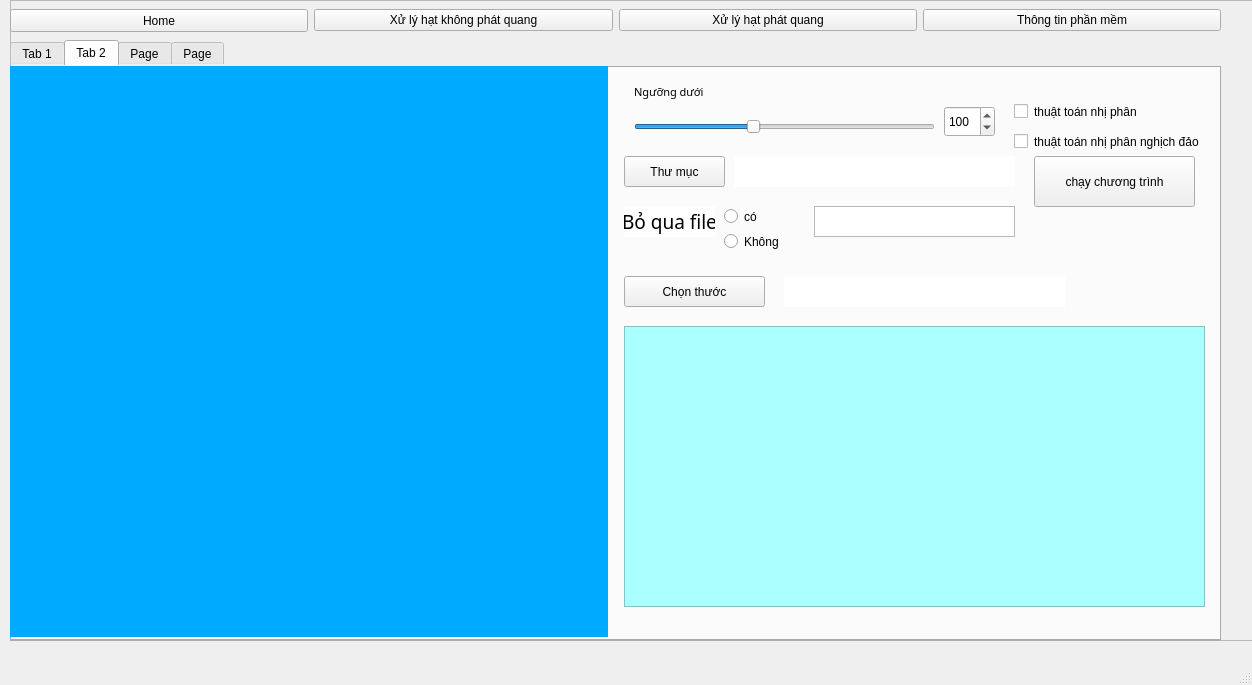
<?xml version="1.0" encoding="UTF-8"?>
<ui version="4.0">
 <class>MainWindow</class>
 <widget class="QMainWindow" name="MainWindow">
  <property name="geometry">
   <rect>
    <x>0</x>
    <y>0</y>
    <width>1252</width>
    <height>685</height>
   </rect>
  </property>
  <property name="maximumSize">
   <size>
    <width>2100</width>
    <height>800</height>
   </size>
  </property>
  <property name="windowTitle">
   <string>MainWindow</string>
  </property>
  <widget class="QWidget" name="centralwidget">
   <property name="maximumSize">
    <size>
     <width>2100</width>
     <height>800</height>
    </size>
   </property>
   <property name="styleSheet">
    <string notr="true">
border-color: rgb(0, 0, 0);
font: 75 8pt &quot;Myanmar Text&quot;;</string>
   </property>
   <widget class="QFrame" name="frame">
    <property name="geometry">
     <rect>
      <x>10</x>
      <y>0</y>
      <width>1261</width>
      <height>641</height>
     </rect>
    </property>
    <property name="maximumSize">
     <size>
      <width>2100</width>
      <height>800</height>
     </size>
    </property>
    <property name="frameShape">
     <enum>QFrame::StyledPanel</enum>
    </property>
    <property name="frameShadow">
     <enum>QFrame::Raised</enum>
    </property>
    <widget class="QWidget" name="horizontalLayoutWidget">
     <property name="geometry">
      <rect>
       <x>0</x>
       <y>0</y>
       <width>1211</width>
       <height>41</height>
      </rect>
     </property>
     <layout class="QHBoxLayout" name="horizontalLayout">
      <item>
       <widget class="QPushButton" name="btn1">
        <property name="minimumSize">
         <size>
          <width>0</width>
          <height>23</height>
         </size>
        </property>
        <property name="text">
         <string>Home</string>
        </property>
        <property name="icon">
         <iconset>
          <normaloff>png/house.png</normaloff>png/house.png</iconset>
        </property>
        <attribute name="buttonGroup">
         <string notr="true">buttonGroup</string>
        </attribute>
       </widget>
      </item>
      <item>
       <widget class="QPushButton" name="btn2">
        <property name="text">
         <string>Xử lý hạt không phát quang</string>
        </property>
        <property name="icon">
         <iconset>
          <normaloff>png/work-process.png</normaloff>png/work-process.png</iconset>
        </property>
        <attribute name="buttonGroup">
         <string notr="true">buttonGroup</string>
        </attribute>
       </widget>
      </item>
      <item>
       <widget class="QPushButton" name="btn3">
        <property name="text">
         <string>Xử lý hạt phát quang</string>
        </property>
        <property name="icon">
         <iconset>
          <normaloff>png/steps.png</normaloff>png/steps.png</iconset>
        </property>
        <attribute name="buttonGroup">
         <string notr="true">buttonGroup</string>
        </attribute>
       </widget>
      </item>
      <item>
       <widget class="QPushButton" name="btn4">
        <property name="text">
         <string>Thông tin phần mềm</string>
        </property>
        <property name="icon">
         <iconset>
          <normaloff>png/man-avatar.png</normaloff>png/man-avatar.png</iconset>
        </property>
        <attribute name="buttonGroup">
         <string notr="true">buttonGroup</string>
        </attribute>
       </widget>
      </item>
     </layout>
    </widget>
    <widget class="QTabWidget" name="tabWidget">
     <property name="geometry">
      <rect>
       <x>0</x>
       <y>40</y>
       <width>1211</width>
       <height>601</height>
      </rect>
     </property>
     <property name="currentIndex">
      <number>1</number>
     </property>
     <property name="tabBarAutoHide">
      <bool>true</bool>
     </property>
     <widget class="QWidget" name="tab">
      <attribute name="title">
       <string>Tab 1</string>
      </attribute>
      <widget class="QWidget" name="horizontalLayoutWidget_2">
       <property name="geometry">
        <rect>
         <x>0</x>
         <y>0</y>
         <width>1261</width>
         <height>571</height>
        </rect>
       </property>
       <layout class="QHBoxLayout" name="horizontalLayout_2">
        <item>
         <layout class="QVBoxLayout" name="verticalLayout_3">
          <item>
           <layout class="QHBoxLayout" name="horizontalLayout_3">
            <item>
             <layout class="QVBoxLayout" name="verticalLayout_8">
              <item>
               <widget class="QLabel" name="label_img1">
                <property name="maximumSize">
                 <size>
                  <width>16777215</width>
                  <height>25</height>
                 </size>
                </property>
                <property name="styleSheet">
                 <string notr="true">background-color: rgb(255, 255, 255)</string>
                </property>
                <property name="text">
                 <string>Ảnh gốc</string>
                </property>
                <property name="alignment">
                 <set>Qt::AlignCenter</set>
                </property>
               </widget>
              </item>
              <item>
               <widget class="QLabel" name="img1">
                <property name="styleSheet">
                 <string notr="true">background-color: rgb(85, 170, 255)</string>
                </property>
                <property name="text">
                 <string>TextLabel</string>
                </property>
               </widget>
              </item>
             </layout>
            </item>
            <item>
             <layout class="QVBoxLayout" name="verticalLayout_6">
              <item>
               <widget class="QLabel" name="label_img2">
                <property name="maximumSize">
                 <size>
                  <width>16777215</width>
                  <height>25</height>
                 </size>
                </property>
                <property name="styleSheet">
                 <string notr="true">background-color: rgb(255, 255, 255)</string>
                </property>
                <property name="text">
                 <string>Ảnh xám</string>
                </property>
                <property name="alignment">
                 <set>Qt::AlignCenter</set>
                </property>
               </widget>
              </item>
              <item>
               <widget class="QLabel" name="img2">
                <property name="styleSheet">
                 <string notr="true">background-color: rgb(85, 170, 255)</string>
                </property>
                <property name="text">
                 <string>TextLabel</string>
                </property>
               </widget>
              </item>
             </layout>
            </item>
           </layout>
          </item>
          <item>
           <layout class="QHBoxLayout" name="horizontalLayout_4">
            <item>
             <layout class="QVBoxLayout" name="verticalLayout_10">
              <item>
               <widget class="QLabel" name="label_img3">
                <property name="maximumSize">
                 <size>
                  <width>16777215</width>
                  <height>25</height>
                 </size>
                </property>
                <property name="styleSheet">
                 <string notr="true">background-color: rgb(255, 255, 255)</string>
                </property>
                <property name="text">
                 <string>Ảnh tách ngưỡng</string>
                </property>
                <property name="alignment">
                 <set>Qt::AlignCenter</set>
                </property>
               </widget>
              </item>
              <item>
               <widget class="QLabel" name="img3">
                <property name="styleSheet">
                 <string notr="true">background-color: rgb(85, 170, 255)</string>
                </property>
                <property name="text">
                 <string>TextLabel</string>
                </property>
               </widget>
              </item>
             </layout>
            </item>
            <item>
             <layout class="QVBoxLayout" name="verticalLayout_9">
              <item>
               <widget class="QLabel" name="label_img4">
                <property name="maximumSize">
                 <size>
                  <width>16777215</width>
                  <height>25</height>
                 </size>
                </property>
                <property name="styleSheet">
                 <string notr="true">background-color: rgb(255, 255, 255)</string>
                </property>
                <property name="text">
                 <string>Vẽ đường bao</string>
                </property>
                <property name="alignment">
                 <set>Qt::AlignCenter</set>
                </property>
               </widget>
              </item>
              <item>
               <widget class="QLabel" name="img4">
                <property name="styleSheet">
                 <string notr="true">background-color: rgb(85, 170, 255)</string>
                </property>
                <property name="text">
                 <string>TextLabel</string>
                </property>
               </widget>
              </item>
             </layout>
            </item>
           </layout>
          </item>
         </layout>
        </item>
        <item>
         <layout class="QVBoxLayout" name="verticalLayout_2">
          <item>
           <widget class="QWidget" name="widget" native="true">
            <widget class="QSlider" name="thresh1">
             <property name="geometry">
              <rect>
               <x>50</x>
               <y>30</y>
               <width>301</width>
               <height>21</height>
              </rect>
             </property>
             <property name="maximum">
              <number>255</number>
             </property>
             <property name="value">
              <number>100</number>
             </property>
             <property name="orientation">
              <enum>Qt::Horizontal</enum>
             </property>
            </widget>
            <widget class="QLabel" name="label">
             <property name="geometry">
              <rect>
               <x>50</x>
               <y>0</y>
               <width>101</width>
               <height>31</height>
              </rect>
             </property>
             <property name="font">
              <font>
               <family>Myanmar Text</family>
               <pointsize>8</pointsize>
               <weight>9</weight>
               <italic>false</italic>
               <bold>false</bold>
              </font>
             </property>
             <property name="text">
              <string>Ngưỡng dưới</string>
             </property>
            </widget>
            <widget class="QPushButton" name="histogram">
             <property name="geometry">
              <rect>
               <x>200</x>
               <y>450</y>
               <width>151</width>
               <height>51</height>
              </rect>
             </property>
             <property name="font">
              <font>
               <family>Myanmar Text</family>
               <pointsize>8</pointsize>
               <weight>9</weight>
               <italic>false</italic>
               <bold>false</bold>
              </font>
             </property>
             <property name="text">
              <string>Xem phân bố sáng</string>
             </property>
            </widget>
            <widget class="QWidget" name="img_hist" native="true">
             <property name="geometry">
              <rect>
               <x>10</x>
               <y>150</y>
               <width>561</width>
               <height>261</height>
              </rect>
             </property>
             <layout class="QHBoxLayout" name="horizontalLayout_5">
              <item>
               <layout class="QVBoxLayout" name="verticalLayout"/>
              </item>
             </layout>
            </widget>
            <widget class="QSpinBox" name="thresh1_data">
             <property name="geometry">
              <rect>
               <x>390</x>
               <y>20</y>
               <width>81</width>
               <height>31</height>
              </rect>
             </property>
             <property name="maximum">
              <number>255</number>
             </property>
            </widget>
            <widget class="QPushButton" name="img_file">
             <property name="geometry">
              <rect>
               <x>490</x>
               <y>20</y>
               <width>75</width>
               <height>31</height>
              </rect>
             </property>
             <property name="text">
              <string>Ảnh</string>
             </property>
            </widget>
            <widget class="QCheckBox" name="check1">
             <property name="geometry">
              <rect>
               <x>50</x>
               <y>60</y>
               <width>131</width>
               <height>31</height>
              </rect>
             </property>
             <property name="text">
              <string>thuật toán nhị phân</string>
             </property>
            </widget>
            <widget class="QCheckBox" name="check2">
             <property name="geometry">
              <rect>
               <x>200</x>
               <y>60</y>
               <width>191</width>
               <height>31</height>
              </rect>
             </property>
             <property name="text">
              <string>thuật toán nhị phân nghịch đảo</string>
             </property>
            </widget>
           </widget>
          </item>
         </layout>
        </item>
       </layout>
      </widget>
     </widget>
     <widget class="QWidget" name="tab_2">
      <attribute name="title">
       <string>Tab 2</string>
      </attribute>
      <widget class="QWidget" name="horizontalLayoutWidget_3">
       <property name="geometry">
        <rect>
         <x>0</x>
         <y>0</y>
         <width>1201</width>
         <height>571</height>
        </rect>
       </property>
       <layout class="QHBoxLayout" name="horizontalLayout_6">
        <item>
         <layout class="QVBoxLayout" name="verticalLayout_5">
          <item>
           <widget class="QWidget" name="plot_data" native="true">
            <property name="styleSheet">
             <string notr="true">background-color: rgb(0, 170, 255);</string>
            </property>
            <widget class="QWidget" name="verticalLayoutWidget_2">
             <property name="geometry">
              <rect>
               <x>-1</x>
               <y>-1</y>
               <width>591</width>
               <height>571</height>
              </rect>
             </property>
             <layout class="QVBoxLayout" name="verticalLayout_7"/>
            </widget>
           </widget>
          </item>
         </layout>
        </item>
        <item>
         <layout class="QVBoxLayout" name="verticalLayout_4">
          <item>
           <widget class="QWidget" name="widget_2" native="true">
            <widget class="QTableWidget" name="data_frame_2">
             <property name="geometry">
              <rect>
               <x>10</x>
               <y>260</y>
               <width>581</width>
               <height>281</height>
              </rect>
             </property>
             <property name="styleSheet">
              <string notr="true">background-color:rgb(170, 255, 255)</string>
             </property>
            </widget>
            <widget class="QLabel" name="label_2">
             <property name="geometry">
              <rect>
               <x>20</x>
               <y>10</y>
               <width>101</width>
               <height>31</height>
              </rect>
             </property>
             <property name="font">
              <font>
               <family>Myanmar Text</family>
               <pointsize>8</pointsize>
               <weight>9</weight>
               <italic>false</italic>
               <bold>false</bold>
              </font>
             </property>
             <property name="text">
              <string>Ngưỡng dưới</string>
             </property>
            </widget>
            <widget class="QSlider" name="thresh1_2">
             <property name="geometry">
              <rect>
               <x>20</x>
               <y>50</y>
               <width>301</width>
               <height>21</height>
              </rect>
             </property>
             <property name="maximum">
              <number>255</number>
             </property>
             <property name="value">
              <number>100</number>
             </property>
             <property name="orientation">
              <enum>Qt::Horizontal</enum>
             </property>
            </widget>
            <widget class="QSpinBox" name="thresh1_data_2">
             <property name="geometry">
              <rect>
               <x>330</x>
               <y>40</y>
               <width>51</width>
               <height>31</height>
              </rect>
             </property>
             <property name="maximum">
              <number>255</number>
             </property>
             <property name="value">
              <number>100</number>
             </property>
            </widget>
            <widget class="QPushButton" name="folder">
             <property name="geometry">
              <rect>
               <x>10</x>
               <y>90</y>
               <width>101</width>
               <height>31</height>
              </rect>
             </property>
             <property name="text">
              <string>Thư mục</string>
             </property>
            </widget>
            <widget class="QCheckBox" name="checkbox1">
             <property name="geometry">
              <rect>
               <x>400</x>
               <y>30</y>
               <width>131</width>
               <height>31</height>
              </rect>
             </property>
             <property name="text">
              <string>thuật toán nhị phân</string>
             </property>
            </widget>
            <widget class="QCheckBox" name="checkbox2">
             <property name="geometry">
              <rect>
               <x>400</x>
               <y>60</y>
               <width>191</width>
               <height>31</height>
              </rect>
             </property>
             <property name="text">
              <string>thuật toán nhị phân nghịch đảo</string>
             </property>
            </widget>
            <widget class="QLabel" name="folder_label">
             <property name="geometry">
              <rect>
               <x>120</x>
               <y>90</y>
               <width>281</width>
               <height>31</height>
              </rect>
             </property>
             <property name="styleSheet">
              <string notr="true">background-color: rgb(255, 255, 255);</string>
             </property>
             <property name="text">
              <string/>
             </property>
            </widget>
            <widget class="QPushButton" name="run">
             <property name="geometry">
              <rect>
               <x>420</x>
               <y>90</y>
               <width>161</width>
               <height>51</height>
              </rect>
             </property>
             <property name="text">
              <string>chạy chương trình</string>
             </property>
            </widget>
            <widget class="QTextEdit" name="ignore">
             <property name="geometry">
              <rect>
               <x>200</x>
               <y>140</y>
               <width>201</width>
               <height>31</height>
              </rect>
             </property>
            </widget>
            <widget class="QLabel" name="label_3">
             <property name="geometry">
              <rect>
               <x>10</x>
               <y>140</y>
               <width>91</width>
               <height>31</height>
              </rect>
             </property>
             <property name="font">
              <font>
               <family>Myanmar Text</family>
               <pointsize>14</pointsize>
               <weight>9</weight>
               <italic>false</italic>
               <bold>false</bold>
              </font>
             </property>
             <property name="styleSheet">
              <string notr="true">background-color: rgb(255, 255, 255);
font: 75 14pt &quot;Myanmar Text&quot;;</string>
             </property>
             <property name="text">
              <string>Bỏ qua file</string>
             </property>
             <property name="scaledContents">
              <bool>false</bool>
             </property>
             <property name="alignment">
              <set>Qt::AlignCenter</set>
             </property>
            </widget>
            <widget class="QRadioButton" name="radiobtn1">
             <property name="geometry">
              <rect>
               <x>110</x>
               <y>140</y>
               <width>71</width>
               <height>21</height>
              </rect>
             </property>
             <property name="styleSheet">
              <string notr="true">font: 75 14pt &quot;Nirmala UI&quot;;</string>
             </property>
             <property name="text">
              <string>có</string>
             </property>
            </widget>
            <widget class="QRadioButton" name="radiobtn2">
             <property name="geometry">
              <rect>
               <x>110</x>
               <y>160</y>
               <width>81</width>
               <height>31</height>
              </rect>
             </property>
             <property name="styleSheet">
              <string notr="true">font: 75 14pt &quot;Nirmala UI&quot;;</string>
             </property>
             <property name="text">
              <string>Không</string>
             </property>
            </widget>
            <widget class="QPushButton" name="btn_ruler">
             <property name="geometry">
              <rect>
               <x>10</x>
               <y>210</y>
               <width>141</width>
               <height>31</height>
              </rect>
             </property>
             <property name="text">
              <string>Chọn thước</string>
             </property>
            </widget>
            <widget class="QLabel" name="ruler">
             <property name="geometry">
              <rect>
               <x>170</x>
               <y>210</y>
               <width>281</width>
               <height>31</height>
              </rect>
             </property>
             <property name="styleSheet">
              <string notr="true">background-color: rgb(255, 255, 255);</string>
             </property>
             <property name="text">
              <string/>
             </property>
            </widget>
           </widget>
          </item>
         </layout>
        </item>
       </layout>
      </widget>
     </widget>
     <widget class="QWidget" name="tab_3">
      <attribute name="title">
       <string>Page</string>
      </attribute>
      <widget class="QWidget" name="horizontalLayoutWidget_4">
       <property name="geometry">
        <rect>
         <x>0</x>
         <y>0</y>
         <width>1231</width>
         <height>571</height>
        </rect>
       </property>
       <layout class="QHBoxLayout" name="horizontalLayout_7">
        <item>
         <layout class="QVBoxLayout" name="verticalLayout_12">
          <item>
           <widget class="QWidget" name="plot_data2" native="true">
            <property name="styleSheet">
             <string notr="true">background-color: rgb(85, 170, 255);</string>
            </property>
            <widget class="QWidget" name="verticalLayoutWidget_5">
             <property name="geometry">
              <rect>
               <x>-1</x>
               <y>-1</y>
               <width>611</width>
               <height>571</height>
              </rect>
             </property>
             <layout class="QVBoxLayout" name="verticalLayout_13"/>
            </widget>
           </widget>
          </item>
         </layout>
        </item>
        <item>
         <layout class="QVBoxLayout" name="verticalLayout_11">
          <item>
           <widget class="QWidget" name="widget_3" native="true">
            <widget class="QPushButton" name="folder2">
             <property name="geometry">
              <rect>
               <x>50</x>
               <y>10</y>
               <width>101</width>
               <height>41</height>
              </rect>
             </property>
             <property name="text">
              <string>Chọn Folder</string>
             </property>
            </widget>
            <widget class="QTextEdit" name="folder_label2">
             <property name="geometry">
              <rect>
               <x>200</x>
               <y>10</y>
               <width>221</width>
               <height>41</height>
              </rect>
             </property>
            </widget>
            <widget class="QPushButton" name="run2">
             <property name="geometry">
              <rect>
               <x>450</x>
               <y>10</y>
               <width>121</width>
               <height>41</height>
              </rect>
             </property>
             <property name="text">
              <string>Chạy chương trình</string>
             </property>
            </widget>
            <widget class="QTableWidget" name="data_frame_3">
             <property name="geometry">
              <rect>
               <x>10</x>
               <y>160</y>
               <width>581</width>
               <height>281</height>
              </rect>
             </property>
             <property name="styleSheet">
              <string notr="true">background-color:rgb(170, 255, 255)</string>
             </property>
            </widget>
           </widget>
          </item>
         </layout>
        </item>
       </layout>
      </widget>
     </widget>
     <widget class="QWidget" name="tab_4">
      <attribute name="title">
       <string>Page</string>
      </attribute>
      <widget class="QWidget" name="widget_4" native="true">
       <property name="geometry">
        <rect>
         <x>0</x>
         <y>0</y>
         <width>1241</width>
         <height>571</height>
        </rect>
       </property>
       <widget class="QLabel" name="label_4">
        <property name="geometry">
         <rect>
          <x>50</x>
          <y>50</y>
          <width>351</width>
          <height>371</height>
         </rect>
        </property>
        <property name="text">
         <string/>
        </property>
        <property name="pixmap">
         <pixmap>png/cool.png</pixmap>
        </property>
        <property name="scaledContents">
         <bool>true</bool>
        </property>
       </widget>
       <widget class="QLabel" name="label_5">
        <property name="geometry">
         <rect>
          <x>440</x>
          <y>180</y>
          <width>731</width>
          <height>41</height>
         </rect>
        </property>
        <property name="styleSheet">
         <string notr="true">background-color: rgb(255, 255, 255);
font: 75 14pt &quot;Arial&quot;;</string>
        </property>
        <property name="text">
         <string>Sản phầm được làm ra trong sự đau khổ khi hợp tác với bạn Khánh quỳnh</string>
        </property>
       </widget>
       <widget class="QLabel" name="label_6">
        <property name="geometry">
         <rect>
          <x>440</x>
          <y>80</y>
          <width>731</width>
          <height>41</height>
         </rect>
        </property>
        <property name="font">
         <font>
          <family>Arial</family>
          <pointsize>14</pointsize>
          <weight>9</weight>
          <italic>false</italic>
          <bold>false</bold>
         </font>
        </property>
        <property name="styleSheet">
         <string notr="true">background-color: rgb(255, 255, 255);
font: 75 14pt &quot;Arial&quot;;</string>
        </property>
        <property name="text">
         <string>Tác giả: Đỗ Minh Tuấn - sv k65 EEI</string>
        </property>
       </widget>
       <widget class="QLabel" name="label_7">
        <property name="geometry">
         <rect>
          <x>440</x>
          <y>130</y>
          <width>731</width>
          <height>41</height>
         </rect>
        </property>
        <property name="styleSheet">
         <string notr="true">background-color: rgb(255, 255, 255);
font: 75 14pt &quot;Arial&quot;;</string>
        </property>
        <property name="text">
         <string>Sản phẩm còn đang trong giai đoạn thử nghiệm và phát triển nên sẽ còn những hạn chế </string>
        </property>
       </widget>
       <widget class="QLabel" name="label_8">
        <property name="geometry">
         <rect>
          <x>510</x>
          <y>280</y>
          <width>101</width>
          <height>91</height>
         </rect>
        </property>
        <property name="text">
         <string/>
        </property>
        <property name="pixmap">
         <pixmap>png/angry.png</pixmap>
        </property>
        <property name="scaledContents">
         <bool>true</bool>
        </property>
       </widget>
       <widget class="QLabel" name="label_9">
        <property name="geometry">
         <rect>
          <x>670</x>
          <y>280</y>
          <width>101</width>
          <height>91</height>
         </rect>
        </property>
        <property name="text">
         <string/>
        </property>
        <property name="pixmap">
         <pixmap>png/angry.png</pixmap>
        </property>
        <property name="scaledContents">
         <bool>true</bool>
        </property>
       </widget>
       <widget class="QLabel" name="label_10">
        <property name="geometry">
         <rect>
          <x>820</x>
          <y>280</y>
          <width>101</width>
          <height>91</height>
         </rect>
        </property>
        <property name="text">
         <string/>
        </property>
        <property name="pixmap">
         <pixmap>png/angry.png</pixmap>
        </property>
        <property name="scaledContents">
         <bool>true</bool>
        </property>
       </widget>
       <widget class="QLabel" name="label_11">
        <property name="geometry">
         <rect>
          <x>970</x>
          <y>280</y>
          <width>101</width>
          <height>91</height>
         </rect>
        </property>
        <property name="text">
         <string/>
        </property>
        <property name="pixmap">
         <pixmap>png/angry.png</pixmap>
        </property>
        <property name="scaledContents">
         <bool>true</bool>
        </property>
       </widget>
      </widget>
     </widget>
    </widget>
   </widget>
  </widget>
  <widget class="QMenuBar" name="menubar">
   <property name="geometry">
    <rect>
     <x>0</x>
     <y>0</y>
     <width>1252</width>
     <height>21</height>
    </rect>
   </property>
  </widget>
  <widget class="QStatusBar" name="statusbar"/>
 </widget>
 <resources/>
 <connections/>
 <buttongroups>
  <buttongroup name="buttonGroup"/>
 </buttongroups>
</ui>
